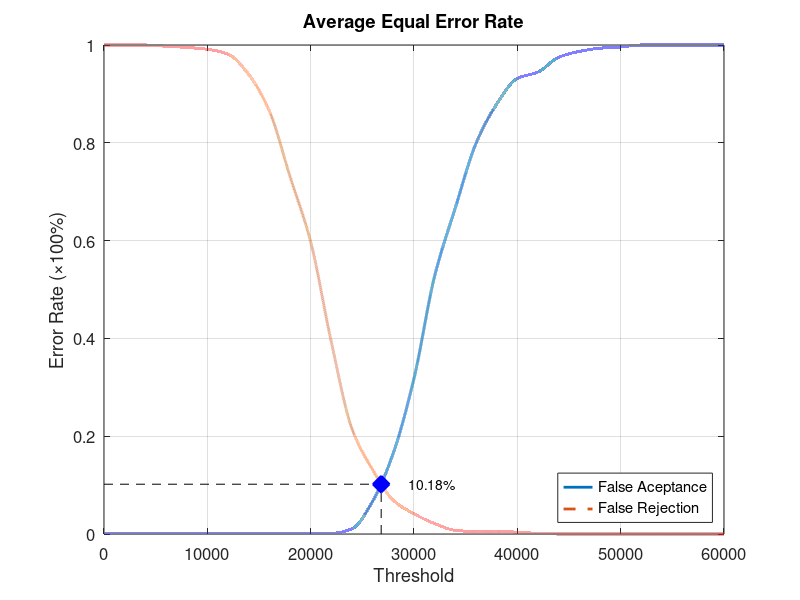
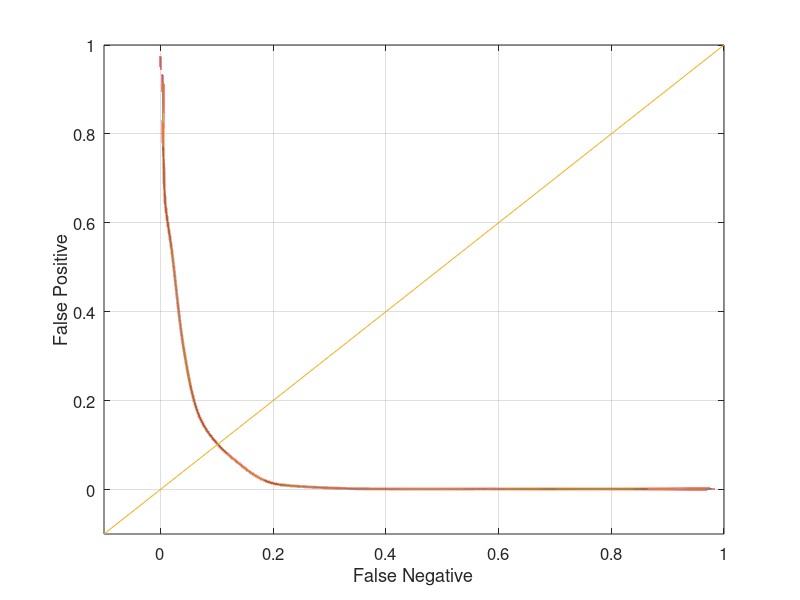

These figures' MATLAB source, in order:
function yEER = Experiment2Average
close all;
clear;
clc;
x = 0:2000:60000;
xq = 0:0.5:60000;

y0 = [0 0.00131579 0.00131579 0.00131579 0.00131579 0.00131579 0.00131579 0.00131579 0.00131579 0.00131579 0.00131579 0.00131579 0.0105263 0.0671053 0.165789 0.318421 0.527632 0.667105 0.798684 0.878947 0.931579 0.944737 0.975 0.986842 0.993421 0.996053 1 1 1 1 1];
yy0 = interp1(x, y0, xq, 'pchip');
y1 = [1 1 1 0.9975 0.995 0.99125 0.98125 0.94 0.865 0.73125 0.5975 0.3925 0.215 0.13125 0.06875 0.04125 0.02125 0.0075 0.005 0.005 0.00375 0.00125 0 0 0 0 0 0 0 0 0];
yy1 = interp1(x, y1, xq, 'pchip');

% Calculating EER: 
y2 = abs(y0 - y1);
find(y2 == min(y2))
yy2 = abs(yy0 - yy1);
xEER = find(yy2 == min(yy2));
xEERIndex = xq(xEER) % X-axis EER
yEER = yy0(xEER) % Y-axis EER

main = figure
plot(xq, yy0,'-','LineWidth', 2);	hold on
plot(xq, yy1,'--','LineWidth', 2);	hold on
plot([xEERIndex xEERIndex], [0 yEER], 'k--');	hold on
plot([0 xEERIndex], [yEER yEER], 'k--');	hold on
plot(xEERIndex, yEER, 'bx', 'LineWidth', 10);	hold on
text(xEERIndex + 10 * xEERIndex / 100, yEER, [num2str(round((10000 * yEER)) / 100) '%'])
legend('False Aceptance', 'False Rejection', 'Location', 'SouthEast')
xlabel('Threshold')
ylabel('Error Rate (\times100%)')
title('Average Equal Error Rate')
set(gca, 'FontSize', 12)
axis([0 60000 0 1])
grid on

print(main, 'Experiment2AverageMain', '-dpng');
FNRxFPR = figure('Color', [1 1 1]);
plot(yy1, yy0, '-', yy1, yy0, 'LineWidth', 2);
hold on
y = -0.1:0.1:1
plot(y, y); 
set(gca, 'FontSize', 12)
xlabel('False Negative')
ylabel('False Positive')
axis([-0.1 1 -0.1 1])
set(gca, 'FontSize', 12)
grid on

print(FNRxFPR, 'Experiment2AverageFNRxFPR','-dpng');
end
